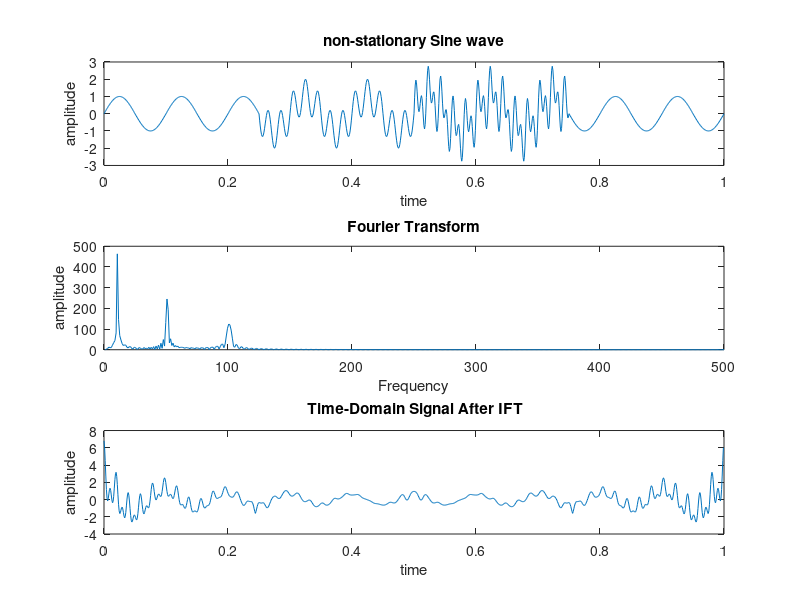

The MATLAB source for this figure:
clc
clear
fs=1000; %sampling frequency

t1=0:1/fs:0.250;
t2=0.251:1/fs:0.500;
t3=0.501:1/fs:0.750;
t4=0.751:1/fs:1;
t=[t1 t2 t3 t4];

%various frequencies
f1=10;
f2=50;
f3=100;
%generating the signals
x1=sin(2*pi*f1*t1);
x2=sin(2*pi*f1*t2)+sin(2*pi*f2*t2);
x3=sin(2*pi*f1*t3)+sin(2*pi*f2*t3)+sin(2*pi*f3*t3);
x4=sin(2*pi*f1*t4);

%concatination
x5=[x1 x2 x3 x4];

subplot(3,1,1);
plot(t,x5);
title('non-stationary Sine wave');
xlabel('time');
ylabel('amplitude');

Fx=fft(x5,1024);
N=1024;
k=1:N/2;
f=k*(fs/N);
subplot(3,1,2);
plot(f,abs(Fx(1:512)));
title('Fourier Transform');
xlabel('Frequency');
ylabel('amplitude');

Ix=ifft(abs(Fx(1:N)));
ti=0:1/N:(1-(1/N));% time axis
subplot(3,1,3);
plot(ti,real(Ix));
title(' Time-Domain Signal After IFT');
xlabel('time');
ylabel('amplitude');
